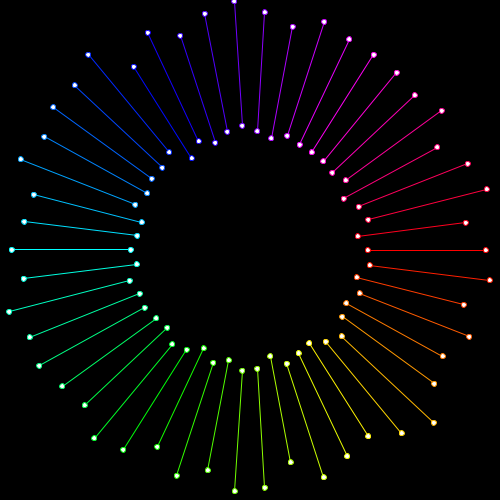
Frame 1 (no input)
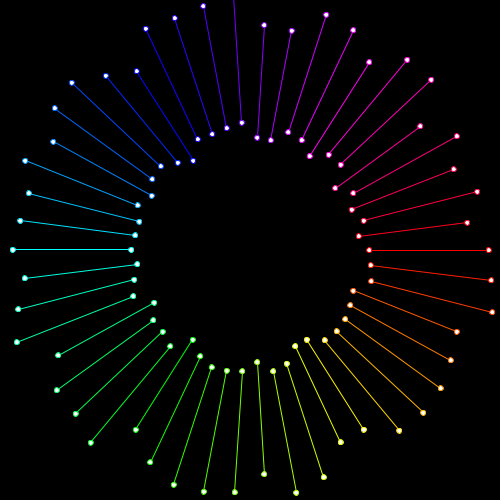
Frame 60 (the mouse pressed at the canvas centre just before this capture)
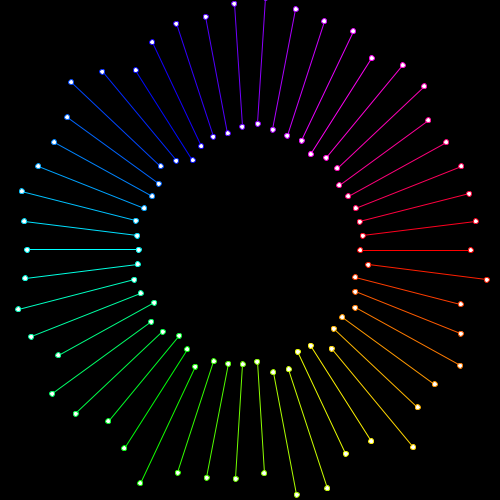
Frame 120 (the mouse held since frame 60 and released just before this capture)

The Processing sketch that drew these frames (run headless with seeded random() and noise(); from frame 60 on, the mouse is pressed at the canvas centre):

// Processing sketch: circle_menbo
// ── circle_menbo.pde
class PIC8 {
  int sz=50;
  float seed[]=new float[sz];
  PIC8() {
    for (int i=0; i<sz; i++)seed[i]=random(1000);
  }

  void move() {
    colorMode(HSB,360,100,100,100);
    translate(width/2, height/2);
    for (int i=0; i<sz; i++) {
      float leng=map(noise(seed[i]), 0, 1, 0, 70);
      float x=(200+leng)*cos(radians(i*(360.0/sz)));
      float y=(200+leng)*sin(radians(i*(360.0/sz)));
      stroke(map(i, 0, sz, 0, 360), 100, 100, 100);
      line(x/2, y/2, x, y);
      ellipse(x, y, 5, 5);
      ellipse(x/2, y/2, 5, 5);
      seed[i]+=0.01;
    }
  }
}
PIC8 p8=new PIC8();

void setup(){
  size(500,500);
}

void draw(){
 background(0);
 p8.move();
}
